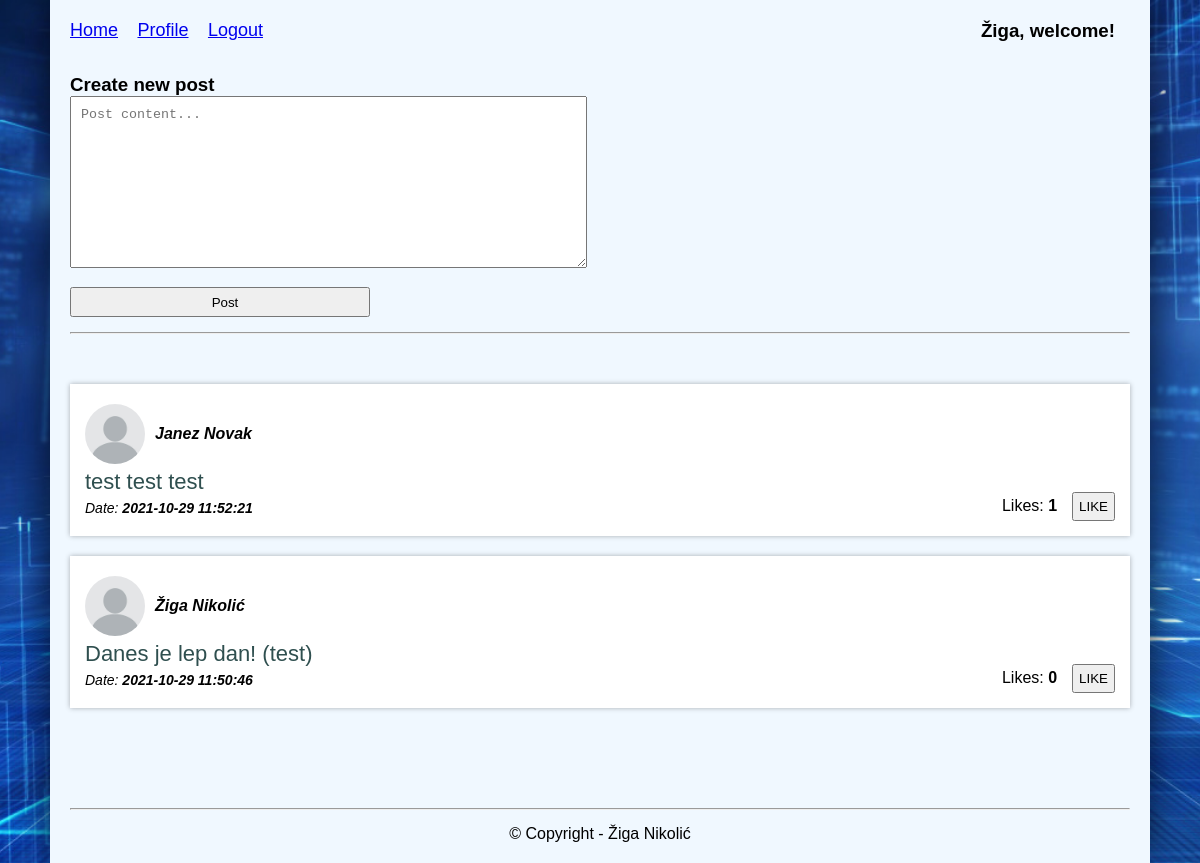
The page /index.php (signed in) on the database its author committed.
### tables this page shows
CREATE TABLE `users` (
  `id` int(11) NOT NULL,
  `first_name` varchar(200) NOT NULL,
  `last_name` varchar(200) NOT NULL,
  `username` varchar(200) NOT NULL,
  `profile_image` varchar(200) NOT NULL,
  `email` varchar(200) NOT NULL,
  `password` text NOT NULL
);

CREATE TABLE `posts` (
  `id` int(11) NOT NULL,
  `user_id` int(11) NOT NULL,
  `content` varchar(200) NOT NULL,
  `likes` int(11) NOT NULL,
  `created_time` datetime NOT NULL DEFAULT current_timestamp()
);

### functions/db.php (called while the page is built, shortened)
<?php
$con = mysqli_connect('localhost', 'root', '', 'social_network');
function query($query)
{
    global $con;
    return mysqli_query($con, $query);
}

### functions/functions.php (the view, shortened to what this page needs)
<?php
function get_user($id = NULL)
{
    if ($id != NULL) {
        $query = "SELECT * FROM users WHERE id=" . $id;
        $result = query($query);
        if ($result->num_rows > 0) {
            return $result->fetch_assoc();
        } else {
            return "User not found.";
        }
    } else {
        $query = "SELECT * FROM users WHERE email='" . $_SESSION['email'] . "'";
        $result = query($query);
        if ($result->num_rows > 0) {
            return $result->fetch_assoc();
        } else {
            return "User not found.";
        }
    }
}
function fetch_all_posts()
{
    $query = "SELECT * FROM posts ORDER BY created_time DESC";
    $result = query($query);
    if ($result->num_rows > 0) {
        while ($row = $result->fetch_assoc()) {
            $user = get_user($row['user_id']);
            echo "<div class='post'><p><img src='" . $user['profile_image'] . "' alt=''><i><b>" . $user['first_name'] . " " . $user['last_name'] . "</b></i></p>
                    <p>" . $row['content'] . "</p>
                    <p><i>Date: <b>" . $row['created_time'] . "</b></i></p>
                    <div class='likes'>Likes: <b id='likes_".$row['id']."'>" . $row['likes'] . "</b><button onclick='like_post(this)' data-post_id='".$row['id']."'>LIKE</button></div></div>";
        }
    }
}

### inc/header.php (shortened to what this page needs)
<!DOCTYPE html>
<html lang="en">
<head>
    <link rel="stylesheet" href="css/style.css">
</head>
<body>
<div class="container">
    <ul>
        <li><a href="index.php">Home</a></li>
        <?php if (!isset($_SESSION['email'])) : ?>
            <li><a href="login.php">Login</a></li>
            <li><a href="register.php">Register</a></li>
        <?php else: ?>
            <li><a href="profile.php">Profile</a></li>
            <li><a href="logout.php">Logout</a></li>
            <li class="welcome-message"><h3><?php $user = get_user(); echo $user['first_name']; ?>, welcome!</h3></li>
        <?php endif; ?>
    </ul>

### index.php (shortened to what this page needs)
<?php
include('inc/header.php');
?>
<?php if (isset($_SESSION['email'])): ?>
    <br>
    <form method="POST">
        <h3>Create new post</h3>
        <textarea name="post_content" cols="60" rows="10" placeholder="Post content..."></textarea>
        <input type="submit" value="Post" name="submit">
    </form>
    <hr>
    <div class="posts">
        <?php fetch_all_posts(); ?>
    </div>
<?php endif; ?>
<?php include('inc/footer.php'); ?>

### inc/footer.php (shortened to what this page needs)
            <div class="footer">
                <hr>
                <p>&copy Copyright - Žiga Nikolić</p>
            </div>
        </div>
    </body>
</html

### css/style.css (style rules this page uses)
* { padding: 0; margin: 0; box-sizing: border-box; }
hr { margin-top: 15px; margin-bottom: 15px; }
body { background-image: url("img/bg.jpg"); background-size: cover; background-position: center; font-family: Arial; }
.container { max-width: 1100px; background-color: aliceblue; margin: auto; padding: 20px; box-shadow: 0 0 40px rgba(0,0,0,0.8); min-height: 100vh; }
ul li { display: inline-block; margin-right: 15px; }
ul li.welcome-message { float: right; }
ul li a { font-size: 18px; }
form { margin-top: 15px; }
form input { display: block; margin-top: 15px; height: 30px; padding-left: 10px; width: 300px; }
form textarea { padding: 10px; }
.footer { text-align: center; margin-top: 100px; }
.posts { margin-top: 50px; }
.posts .post { background-color: white; padding: 15px; margin-bottom: 20px; box-shadow: 0 0 5px rgba(0,0,0,0.3); position: relative; }
.posts .post img { width: 60px; height: 60px; border-radius: 150px; object-fit: cover; margin-right: 10px; }
.posts .post p { margin: 5px 0; }
.posts .post p:first-child { display: flex; align-items: center; }
.posts .post p:nth-child(2) { font-size: 22px; color: darkslategray; }
.posts .post p:nth-child(3) { font-size: 14px; }
.posts .post .likes { position: absolute; right: 15px; bottom: 15px; }
.posts .post .likes button { padding: 5px; margin-left: 15px; }

### rows shown on the page
users: first_name "Žiga"
posts: user.profile_image (placeholder picture), user.first_name "Janez", user.last_name "Novak", content "test test test", created_time "2021-10-29 11:52:21", likes "1"
posts: user.profile_image (placeholder picture), user.first_name "Žiga", user.last_name "Nikolić", content "Danes je lep dan! (test)", created_time "2021-10-29 11:50:46", likes "0"
